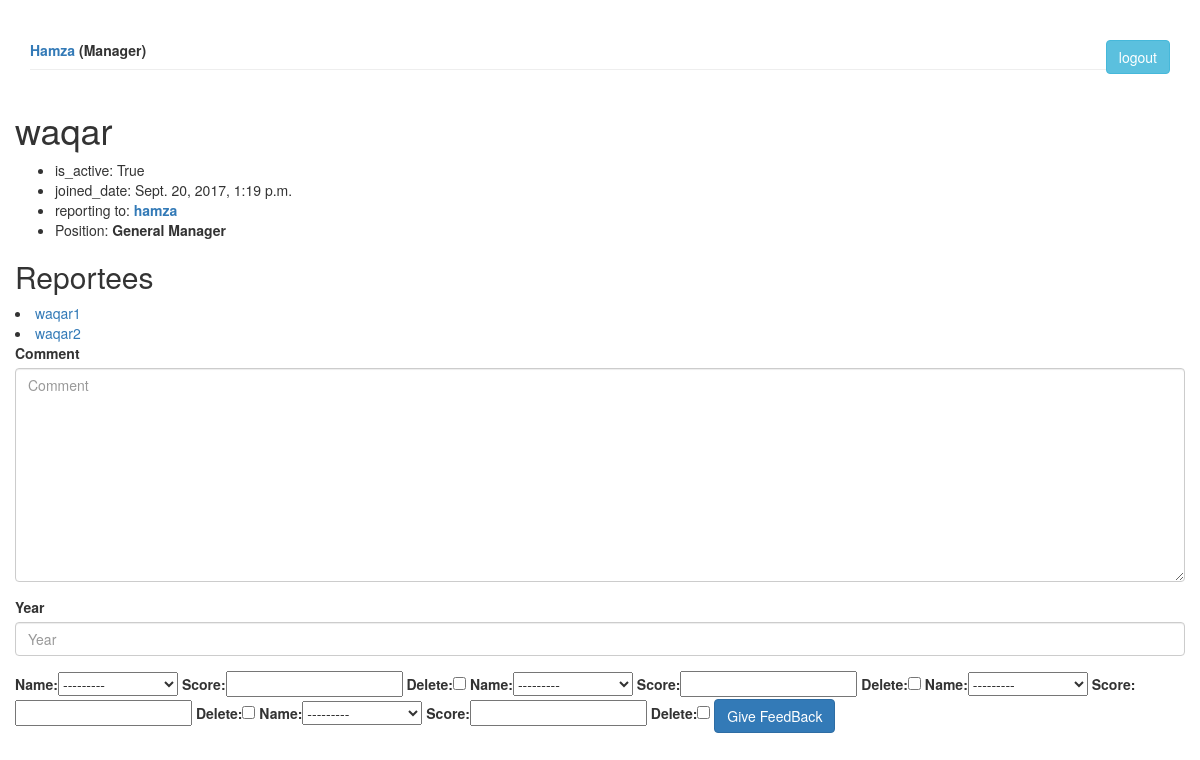
/appraisal/detail/user/269 (signed in), run on the app's committed database.
### appraisal/models.py (models this page shows, shortened)
class Employee(models.Model):
    def __str__(self):
        return self.name
    user = models.OneToOneField(User, on_delete=models.CASCADE, null=True, blank=True)
    employee_type = (('mg', 'Manager'),
                     ('gm', 'General Manager'),
                     ('sf', 'Staff')
                     )
    name = models.CharField(max_length=40)
    type = models.CharField(max_length=2,
                            choices=employee_type,
                            default='sf')
    joined_date = models.DateTimeField('date joined', null=True, blank=True)
    is_active = models.BooleanField(default=True)
    reporting_to = models.ForeignKey("self", on_delete=models.CASCADE, null=True, blank=True)
    feedback_completed = models.BooleanField(default=False)
    @property
    def all_reportee(self):
        return self.employee_set.all()

### appraisal/views.py (the view)
# urls.py: url(r'^detail/user/(?P<pk>[0-9 a-z A-Z]+)$', views.DetailUserView.as_view(), name='detail'),
class DetailUserView(LoginRequiredMixin, FormContext, generic.DetailView):
    model = Employee
    template_name = 'appraisal/detail.html'
    context_object_name = 'employee'
    def get_queryset(self):
        return Employee.objects.filter(pk=self.kwargs['pk'])
    def get_context_data(self, **kwargs):
        context = super(DetailUserView, self).get_context_data(**kwargs)
        under_employee = {'reporting_employee': self.request.user.employee.all_reportee}
        context.update(under_employee)
        return context

### appraisal/templatetags/my_tags.py (called while the page is built)
@register.inclusion_tag('logged_in/user.html')
def logged_in_user(user, notifications, takes_context=True):
    return {'user': user,
            'notifications':notifications}

### appraisal/views.py (called while the page is built)
    def get_context_data(self, **kwargs):
        context = super(FormContext, self).get_context_data(**kwargs)
        context.update(self.extra_context)
        return context

### appraisal/templates/appraisal/detail.html (shortened to what this page needs)
<link rel="stylesheet" href="https://maxcdn.bootstrapcdn.com/bootstrap/3.3.7/css/bootstrap.min.css">
{% load static %}
{% load bootstrap3 %}
<html lang="en">
<head>
  <link rel="stylesheet" href="https://maxcdn.bootstrapcdn.com/bootstrap/3.3.7/css/bootstrap.min.css">
</head>
<body>
<div class="container-fluid">
{% load my_tags %}
{% logged_in_user user notifications%}
{% if employee %}
<h1>{{ employee.name }} </h1>
<ul>
    <li> is_active: {{ employee.is_active }} </li>
    <li>joined_date: {{ employee.joined_date }}</li>
    {% if employee.reporting_to %}
    <li>reporting to:<b> <a href="{% url 'appraisal:detail' employee.reporting_to_id %}">
        {{ employee.reporting_to }}
        </a>
        </b>
    </li>
        {% endif %}
    <li>Position: <b>{{ employee.get_type_display }}</b></li>
</ul>
     {% if employee.all_reportee %}
<h2>
    Reportees
</h2>
        {% for reporting_employee in employee.all_reportee %}
            <li>
               <a href="{% url 'appraisal:detail' reporting_employee.id %}">
                   {{ reporting_employee.name }}
               </a>
            </li>
        {% endfor %}
        {% else %}
        {% if employee.type != 'sf' %}
        <b>No Staff found </b>
            {% endif %}
    {% endif %}
{% else %}
<h2>No User Found</h2>
{% endif %}
    {% if employee in reporting_employee and not employee.receiver.all%}
    <form action="{% url 'appraisal:feedback' employee.id%}" method="post" class="form-row">
    {% bootstrap_form form.appraisal_form %}
    {{ form.competency_form }}
    {% buttons %}
        <button type="submit" class="btn btn-primary align-left">
            {% bootstrap_icon "star" %} Give FeedBack
        </button>
    {% endbuttons %}
    </form>
    {% endif %}
</div>
</body>
</html>

### appraisal/templates/logged_in/user.html (shortened to what this page needs)
<!DOCTYPE html>
<html lang="en">
<body>
<div class="container">
  <div class="page-header">
    <div><b><a href="{% url 'appraisal:detail' user.employee.id %}">{{ user.employee.name|capfirst }} </a></b>
        <b> ({{ user.employee.get_type_display }})</b>
    <a href="{% url 'appraisal:logout' %}" class="btn btn-info pull-right" role="button">logout</a>
    </div>
  </div>
</div>
</body>
</html>

### data on the page
Employee: name "waqar", is_active "True", joined_date "Sept. 20, 2017, 1:19 p.m.", reporting_to "hamza", type "General Manager"
Employee: name "waqar1"
Employee: name "waqar2"

### other printed values
{{ user.employee.name|capfirst }} "Hamza"
{{ user.employee.get_type_display }} "Manager"
